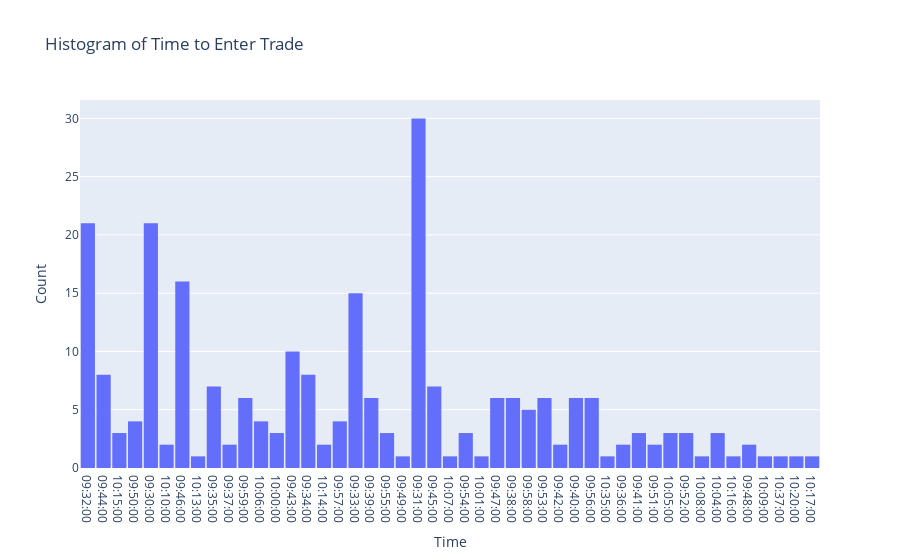

Here is the notebook cell this chart was saved with:
### Code cell
fig = px.histogram(trades, x="TimeEnter", nbins=50, title="Histogram of Time to Enter Trade")
fig.update_layout(
    xaxis_title="Time",
    yaxis_title="Count",
    bargap=0.1
)
fig.show()

### Figure 1 — Plotly figure (JSON) as saved in the notebook; plotly's stock layout.template omitted (floating-point values rounded to 4 significant figures; data arrays with more than 128 entries replaced by an {"elided": "..."} marker saying what was removed)
{"data": [{"alignmentgroup": "True", "bingroup": "x", "hovertemplate": "TimeEnter=%{x}<br>count=%{y}<extra></extra>", "legendgroup": "", "marker": {"color": "#636efa", "pattern": {"shape": ""}}, "name": "", "nbinsx": 50, "offsetgroup": "", "orientation": "v", "showlegend": false, "type": "histogram", "x": {"elided": "251 str values"}, "xaxis": "x", "yaxis": "y"}], "layout": {"bargap": 0.1, "barmode": "relative", "legend": {"tracegroupgap": 0}, "title": {"text": "Histogram of Time to Enter Trade"}, "xaxis": {"anchor": "y", "domain": [0, 1], "title": {"text": "Time"}}, "yaxis": {"anchor": "x", "domain": [0, 1], "title": {"text": "Count"}}}}
